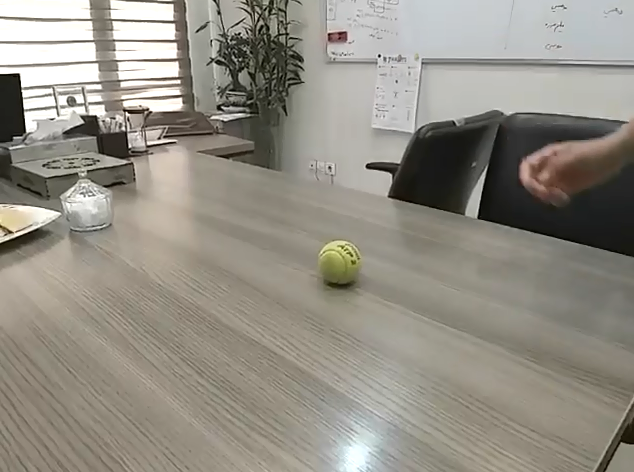
#> input picture lessons/opencv 2nd session/ball.png, 634 x 472 px
$ python 2.py
#> lines starting #> are read from the running program, lines starting #| are printed output that depends on the picture; after the words box and inside, x2 and y2 are one past the last pixel; in counts of white or black regions, pixels touching at a corner belong together
""" direct way of getting binary image
colored image -> binary """

import cv2
import numpy as np

img = cv2.imread("ball.png")
#> img is the input picture: shape (472, 634, 3); mean B, G, R 133.2, 143, 147.1

lower = np.array([28, 77, 82])
upper = np.array([154, 255, 255])

binary = cv2.inRange(img, lower, upper) # -> (image matrix, lower, upper) --> returns
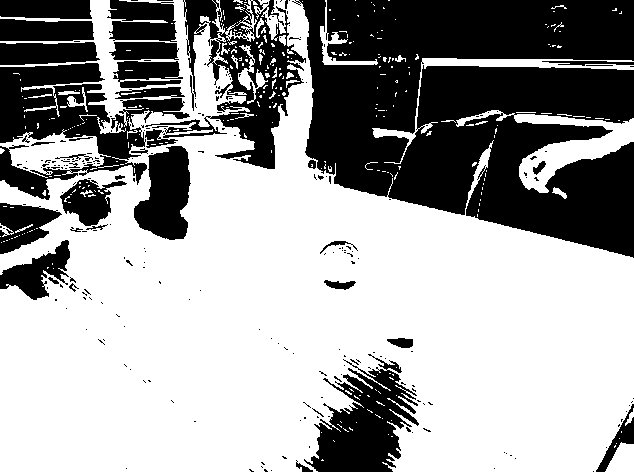
#> binary: shape (472, 634); 62.5% white; 249 black regions (212 under 20 px), largest, box (x1, y1, x2, y2) and area: (292, 0, 634, 258) 62331, (0, 63, 190, 200) 10720, (145, 0, 306, 169) 9281

cv2.imshow("window", binary)
cv2.waitKey(0)
cv2.destroyAllWindows()
